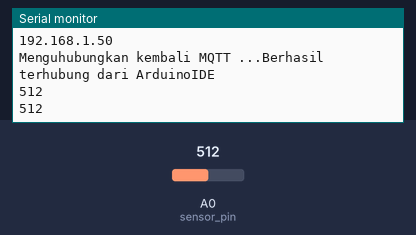
Bench run of a sketch on a simulated ESP8266 (NodeMCU). Parts: the last lines printed to the serial monitor. Inputs (shaded band) come from the test bench; at power-on: A0 (sensor_pin) = 512. WiFi joins after 1.5 s; servers stay silent unless stated; random numbers use the default seed unless the sketch sets one; no MQTT or app messages arrive unless stated.

Above: at 2.7 s.
2.8 s: A0 (sensor_pin) set to 716
At 4.1 s:
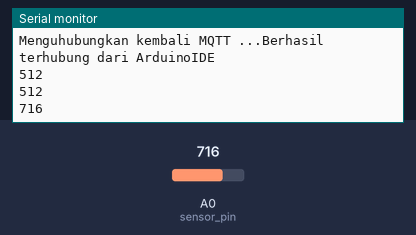
4.3 s: A0 (sensor_pin) set to 900
At 5.4 s:
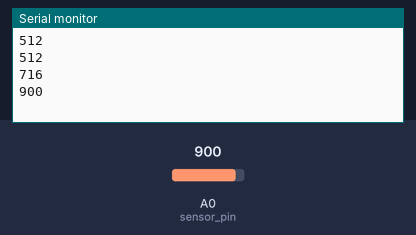
Timing chart, 0 to 7.3 s (numbered marks = the images above; inputs shaded):
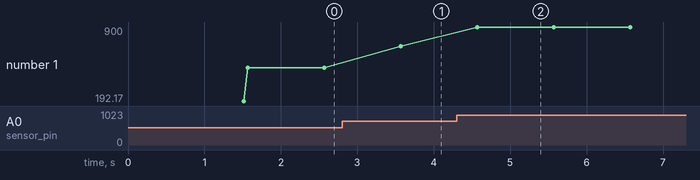

Measured:
- after the input at 2.8 s, the serial monitor: prints a new line after 0.77 s (image 1)
- after the input at 4.3 s, the serial monitor: prints a new line after 0.27 s (image 2)
- plotted number 1: 512 → 716 after the input at 2.8 s, 716 → 900 after the input at 4.3 s

The sketch:

uas_soil_moisture_sensor.ino
```cpp
#include <ESP8266WiFi.h>
#include <PubSubClient.h>

// Belajar Menghubungkan Sensor Kelembaban Tanah Dengan ESP8266
// dan Sensor Tanah (Soil Misture Sensor v2.0)

// Tabel Setup Alur Pin
// Sensor | ESP8266
// ----------------
// GND    | G
// VCC    | D8
// AUOT   | AO

// Kode
const int sensor_pin = A0;

const char* ssid = "Pasca Sarjana";
const char* password = "ublkecee";
const char* mqtt_server = "103.167.112.188";
const char* routing_key = "routing_ahmad";

WiFiClient espClient;
PubSubClient client(espClient);
#define MSG_BUFFER_SIZE	(50)
char msg[MSG_BUFFER_SIZE];

// Setup untuk terhubung ke wifi
void setup_wifi() {
  delay(10);
  // mencoba menguhubungkan ke wifi
  Serial.println();
  Serial.print("Menghubungkan ke ");
  Serial.println(ssid);

  WiFi.mode(WIFI_STA);
  WiFi.begin(ssid, password);

  // jika tidak konek maka print "...."
  while (WiFi.status() != WL_CONNECTED) {
    delay(500);
    Serial.print(".");
  }

  randomSeed(micros());

  // Jika wifi terhubung tampilkan alamat ip
  Serial.println("");
  Serial.println("WiFi terhubung");
  Serial.println("Alamat IP: ");
  Serial.println(WiFi.localIP());
}

// Menghubungkan ke mqtt
void reconnect() {
  // looping jika belum berhasil konek
  while (!client.connected()) {
    Serial.print("Menguhubungkan kembali MQTT ...");
    // Create a random client ID
    String clientId = "ESP8266Client-AHMAD-";
    clientId += String(random(0xffff), HEX);
    // Attempt to connect
    if (client.connect(clientId.c_str(), "/iot:kelas_edp", "kelas_edp")) {
      Serial.println("Berhasil terhubung dari ArduinoIDE");
      // Once connected, publish an announcement...
      client.publish(routing_key, "Berhasil terhubung dari ArduinoIDE");
      // ... and resubscribe
      // client.subscribe(routing_key);
    } else {
      Serial.print("failed, rc=");
      Serial.print(client.state());
      Serial.println(" mencoba kembali dalam 5 detik");
      // Wait 5 seconds before retrying
      delay(5000);
    }
  }
}

void setup() {
  Serial.begin(115200);
  setup_wifi();
  client.setServer(mqtt_server, 1883);
}

void loop() {
  if (!client.connected()) {
    reconnect();
  }
  client.loop();

  // float moisture_percentage;
  // moisture_percentage = (100.00 - ((analogRead(sensor_pin) / 1023.00) * 100.00));
  snprintf(msg, MSG_BUFFER_SIZE, "Kelembaban Tanah: %s", String(analogRead(sensor_pin)));

  Serial.println(analogRead(sensor_pin));
  client.publish(routing_key, msg);
  delay(1000);
}
```
